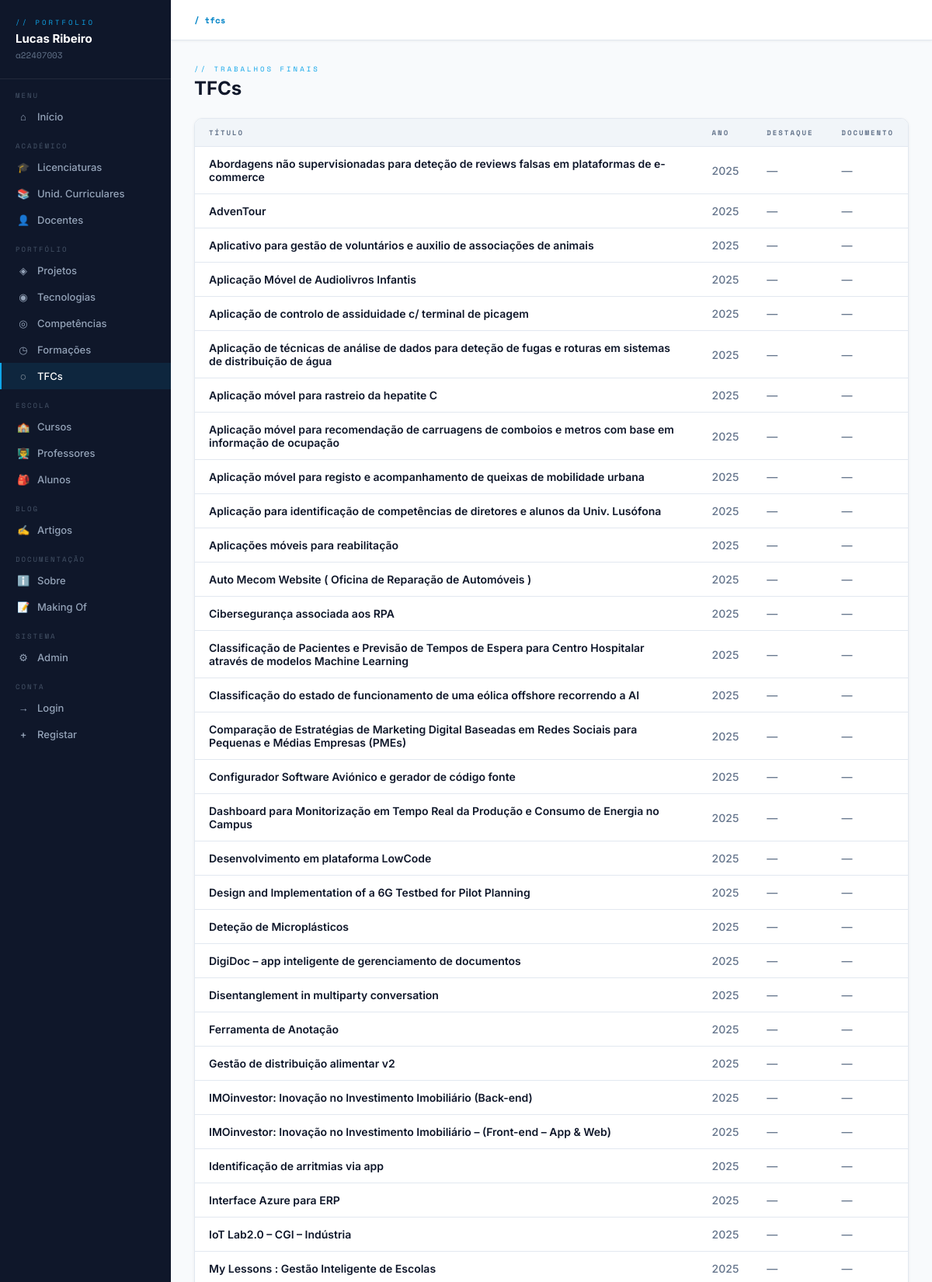
Screenshot of /tfcs/ (upper part) with the database file from the repository.
### portfolio/models.py (models this page shows, shortened)
class TFC(models.Model):
    titulo = models.CharField(max_length=200)
    resumo = models.TextField()
    ano = models.IntegerField()
    link_documento = models.URLField()
    tecnologias = models.ManyToManyField(Tecnologia, related_name='tfcs', blank=True)
    destaque = models.BooleanField(default=False)  # adiciona esta linha

### portfolio/views.py (the view)
# urls.py: path('tfcs/', views.tfcs_list, name='tfcs_list'),
def tfcs_list(request):
    return render(request, 'portfolio/tfcs_list.html', {'tfcs': TFC.objects.all()})

### portfolio/templates/portfolio/tfcs_list.html (shortened to what this page needs)
{% extends 'portfolio/base.html' %}
{% load grupo_tags %}
{% block nav_tfc %}active{% endblock %}
{% block breadcrumb %}<b>/ tfcs</b>{% endblock %}
{% block content %}
<div class="page-header">
    <div>
        <div class="page-label">// trabalhos finais</div>
        <div class="page-title">TFCs</div>
    </div>
</div>
<div class="card">
    <table>
        <thead>
            <tr>
                <th>Título</th><th>Ano</th><th>Destaque</th><th>Documento</th>
            </tr>
        </thead>
        <tbody>
        {% for t in tfcs %}
            <tr>
                <td class="text-dark">{{ t.titulo }}</td>
                <td class="text-muted">{{ t.ano }}</td>
                <td>{% if t.destaque %}<span class="badge badge-yellow">★ destaque</span>{% else %}<span class="text-muted">—</span>{% endif %}</td>
                <td>{% if t.link_documento %}<a href="{{ t.link_documento }}" target="_blank" class="link-accent">↗ doc</a>{% else %}<span class="text-muted">—</span>{% endif %}</td>
            </tr>
        {% empty %}
            <tr><td colspan="5"><div class="empty"><span>◌</span>Nenhum TFC adicionado ainda.</div></td></tr>
        {% endfor %}
        </tbody>
    </table>
</div>
{% endblock %}

### portfolio/templates/portfolio/base.html (style rules this page uses)
:root { --bg: #f8fafc; --bg2: #ffffff; --bg3: #f1f5f9; --border: #e2e8f0; --accent: #0ea5e9; --accent-dark: #0284c7; --green: #10b981; --danger: #ef4444; --warning: #f59e0b; --text: #0f172a; --muted: #64748b; --sidebar: #0f172a; }
* { margin:0; padding:0; box-sizing:border-box; }
body { background:var(--bg); color:var(--text); font-family:'Inter',sans-serif; display:flex; min-height:100vh; }
.breadcrumb b { color:var(--accent-dark); }
.page-header { display:flex; align-items:flex-end; justify-content:space-between; margin-bottom:24px; flex-wrap:wrap; gap:12px; }
.page-label { font-family:'Space Mono',monospace; font-size:9px; color:var(--accent); letter-spacing:3px; text-transform:uppercase; margin-bottom:4px; }
.page-title { font-size:24px; font-weight:700; color:var(--text); }
.card { background:var(--bg2); border:1px solid var(--border); border-radius:10px; overflow:hidden; box-shadow:0 1px 4px rgba(0,0,0,0.06); }
table { width:100%; border-collapse:collapse; }
thead { background:var(--bg3); border-bottom:1px solid var(--border); }
th { padding:11px 18px; font-family:'Space Mono',monospace; font-size:9px; color:var(--muted); letter-spacing:2px; text-transform:uppercase; text-align:left; font-weight:600; }
td { padding:13px 18px; font-size:14px; border-bottom:1px solid var(--border); vertical-align:middle; color:#0f172a; font-weight:500; }
.text-dark { color:#0f172a !important; font-weight:600; }
.text-muted { color:#64748b; }

### rows the page displays
TFC: titulo "Abordagens não supervisionadas para deteção de reviews falsas em plataformas de e-commerce", ano "2025"
TFC: titulo "AdvenTour", ano "2025"
TFC: titulo "Aplicativo para gestão de voluntários e auxilio de associações de animais", ano "2025"
TFC: titulo "Aplicação Móvel de Audiolivros Infantis", ano "2025"
TFC: titulo "Aplicação de controlo de assiduidade c/ terminal de picagem", ano "2025"
TFC: titulo "Aplicação de técnicas de análise de dados para deteção de fugas e roturas em sistemas de distribuição de água", ano "2025"
TFC: titulo "Aplicação móvel para rastreio da hepatite C", ano "2025"
TFC: titulo "Aplicação móvel para recomendação de carruagens de comboios e metros com base em informação de ocupação", ano "2025"
TFC: titulo "Aplicação móvel para registo e acompanhamento de queixas de mobilidade urbana", ano "2025"
TFC: titulo "Aplicação para identificação de competências de diretores e alunos da Univ. Lusófona", ano "2025"
TFC: titulo "Aplicações móveis para reabilitação", ano "2025"
TFC: titulo "Auto Mecom Website ( Oficina de Reparação de Automóveis )", ano "2025"
TFC: titulo "Cibersegurança associada aos RPA", ano "2025"
TFC: titulo "Classificação de Pacientes e Previsão de Tempos de Espera para Centro Hospitalar através de modelos Machine Learning", ano "2025"
TFC: titulo "Classificação do estado de funcionamento de uma eólica offshore recorrendo a AI", ano "2025"
TFC: titulo "Comparação de Estratégias de Marketing Digital Baseadas em Redes Sociais para Pequenas e Médias Empresas (PMEs)", ano "2025"
TFC: titulo "Configurador Software Aviónico e gerador de código fonte", ano "2025"
TFC: titulo "Dashboard para Monitorização em Tempo Real da Produção e Consumo de Energia no Campus", ano "2025"
TFC: titulo "Desenvolvimento em plataforma LowCode", ano "2025"
TFC: titulo "Design and Implementation of a 6G Testbed for Pilot Planning", ano "2025"
TFC: titulo "Deteção de Microplásticos", ano "2025"
TFC: titulo "DigiDoc – app inteligente de gerenciamento de documentos", ano "2025"
TFC: titulo "Disentanglement in multiparty conversation", ano "2025"
TFC: titulo "Ferramenta de Anotação", ano "2025"
TFC: titulo "Gestão de distribuição alimentar v2", ano "2025"
TFC: titulo "IMOinvestor: Inovação no Investimento Imobiliário (Back-end)", ano "2025"
TFC: titulo "IMOinvestor: Inovação no Investimento Imobiliário – (Front-end – App & Web)", ano "2025"
TFC: titulo "Identificação de arritmias via app", ano "2025"
TFC: titulo "Interface Azure para ERP", ano "2025"
TFC: titulo "IoT Lab2.0 – CGI – Indústria", ano "2025"
TFC: titulo "My Lessons : Gestão Inteligente de Escolas", ano "2025"
